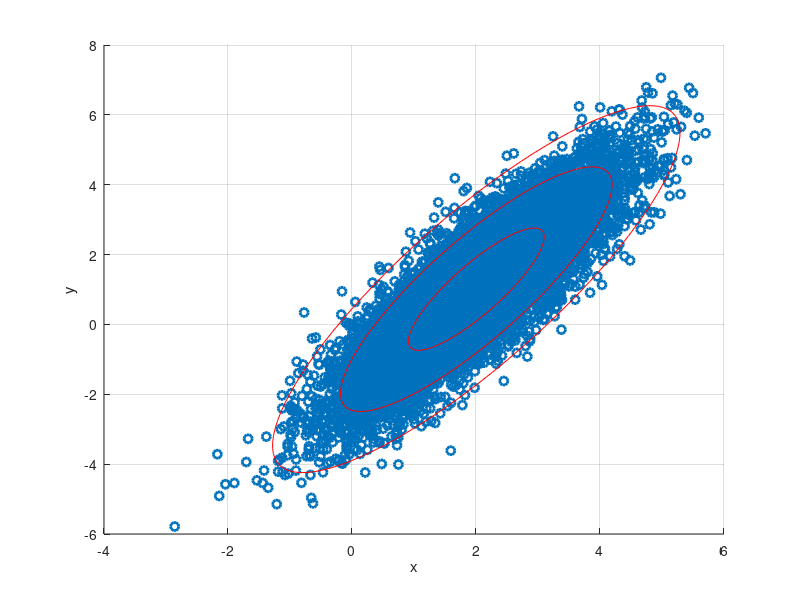

MATLAB code to generate this figure: (Note: this script raises an error after producing the figure.)
xC = [2; 1;];
sig = [2; .5;];
theta = pi/3;
R = [cos(theta) -sin(theta); sin(theta) cos(theta)];

% Generate random data
n = 10000;
X = R*diag(sig)*randn(2,n) + diag(xC)*ones(2,n);

% Compute PCA via SVD
Xavg = mean(X,2);  % row-wise mean
B = X - Xavg*ones(1,n);
[U,S,V] = svd(B/sqrt(n),'econ');

% Compute confidence intervals
theta = (0:.01:1)*2*pi;
Xstd = U*S*[cos(theta); sin(theta)];

% Plot figure
hold on
scatter(X(1,:),X(2,:),'k.','LineWidth',2)
plot(Xavg(1)+Xstd(1,:),Xavg(2) + Xstd(2,:),'r-')
plot(Xavg(1)+2*Xstd(1,:),Xavg(2) + 2*Xstd(2,:),'r-')
plot(Xavg(1)+3*Xstd(1,:),Xavg(2) + 3*Xstd(2,:),'r-')
grid();
xlabel('x');
ylabel('y');

% Now compute using pca command
% Code in book:
% [V,score,s2] = pca(X);
% disp(norm(V*score' - B))
% Raises 'Matrix dimensions must agree'

% Now compute using pca command
X = X'
[V,score,s2] = pca(X);
Xavg = mean(X,1);  % Column-wise mean
B = X - Xavg*ones(n,1);
disp(norm(V*score' - B))
